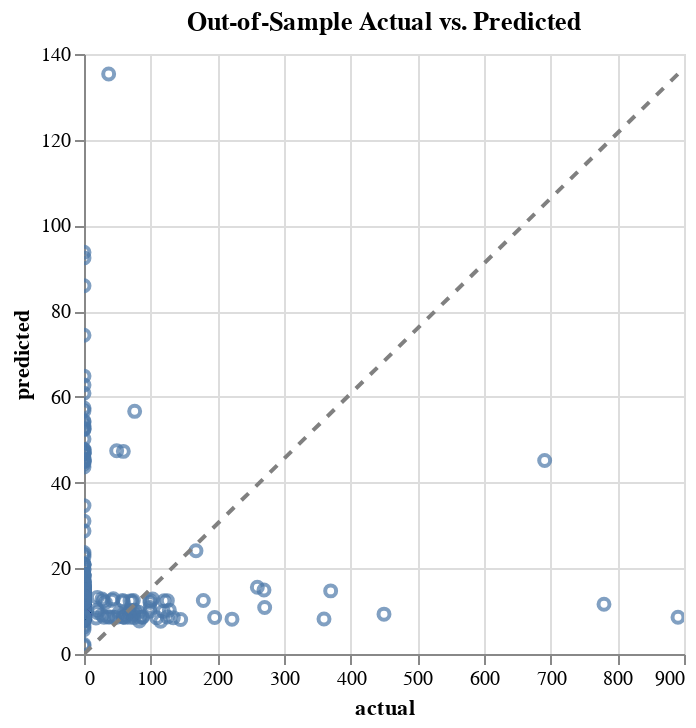

Notebook code cell kept with this figure:
### Markdown cell above
# 補充：繪製線性回歸散布圖

### Code cell
import altair as alt

scatter_df = pl.DataFrame({
    "actual": y_test,
    "predicted": X_test_preds
})

std_df = pl.DataFrame({
    "actual": [0.0, y_test.max()],
    "predicted": [0.0, X_test_preds.max()]
})

(scatter_df.plot.scatter("actual", "predicted") + alt.Chart(std_df).mark_line(color="gray", strokeDash=[5,5]).encode(x="actual", y="predicted")).properties(title="Out-of-Sample Actual vs. Predicted")

### Figure 1 — Vega-Lite specification as saved in the notebook (floating-point values rounded to 4 significant figures; data arrays with more than 128 entries replaced by an {"elided": "..."} marker saying what was removed)
{"config": {"view": {"continuousWidth": 300, "continuousHeight": 300}}, "layer": [{"data": {"name": "data-56ec55626a89d67f2a657985c5266c52"}, "mark": {"type": "point", "tooltip": true}, "encoding": {"x": {"field": "actual", "type": "quantitative"}, "y": {"field": "predicted", "type": "quantitative"}}, "name": "view_1"}, {"data": {"name": "data-6c2f40b33a3409e2ac33de581245236a"}, "mark": {"type": "line", "color": "gray", "strokeDash": [5, 5]}, "encoding": {"x": {"field": "actual", "type": "quantitative"}, "y": {"field": "predicted", "type": "quantitative"}}}], "params": [{"name": "param_1", "select": {"type": "interval", "encodings": ["x", "y"]}, "bind": "scales", "views": ["view_1"]}], "title": "Out-of-Sample Actual vs. Predicted", "$schema": "https://vega.github.io/schema/vega-lite/v5.20.1.json", "datasets": {"data-56ec55626a89d67f2a657985c5266c52": {"elided": "935 records"}, "data-6c2f40b33a3409e2ac33de581245236a": [{"actual": 0.0, "predicted": 0.0}, {"actual": 891.0, "predicted": 135.3}]}}
